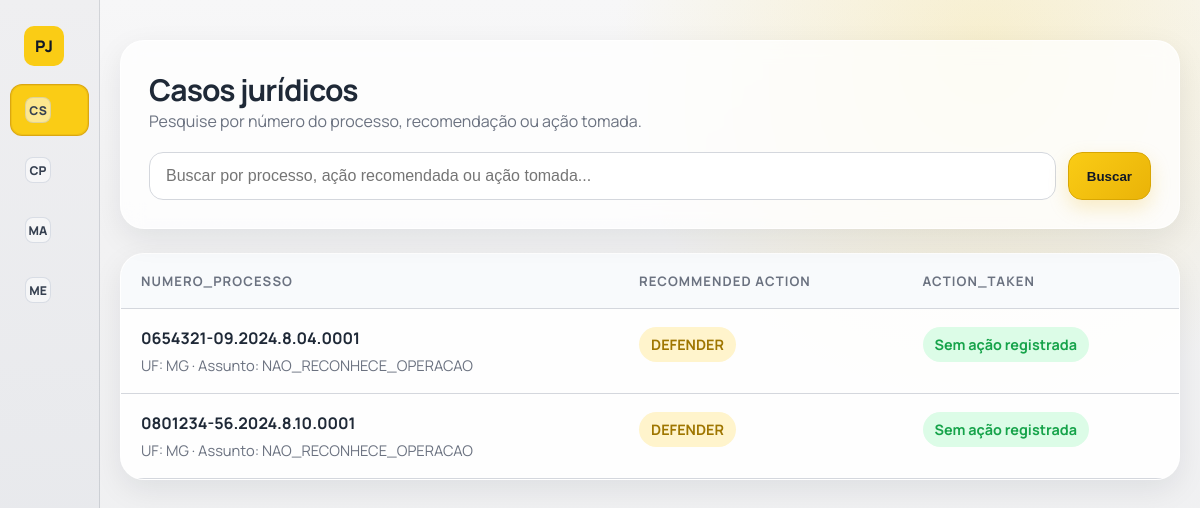
/, run on an earlier commit of the app's database.
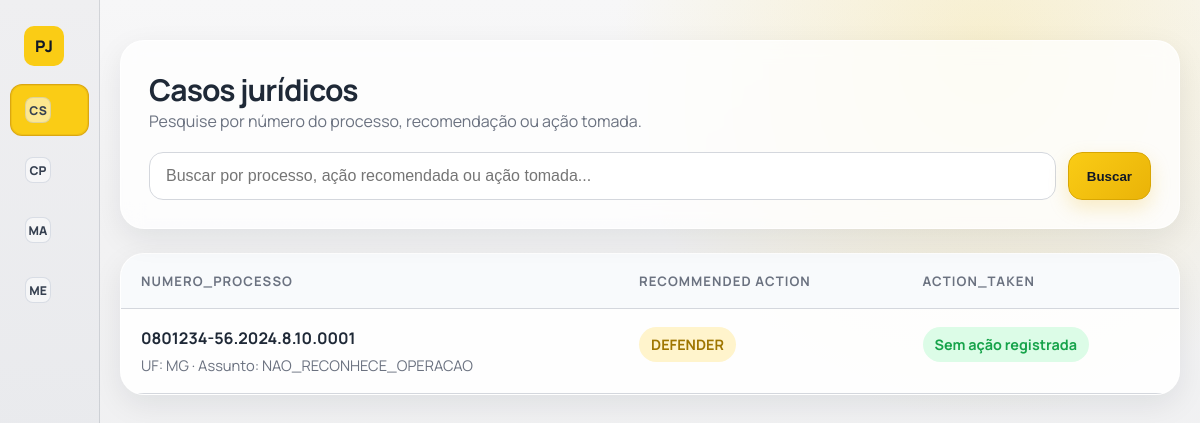
And on a later commit of the database.
### legalapp/models.py (models this page shows, shortened)
class TimeStampedModel(models.Model):
	created_at = models.DateTimeField(auto_now_add=True)
	updated_at = models.DateTimeField(auto_now=True)
	class Meta:
		abstract = True

class LegalCase(TimeStampedModel):
	numero_processo = models.CharField(
		max_length=25,
		unique=True,
		validators=[
			RegexValidator(
				regex=r'^\d{7}-\d{2}\.\d{4}\.\d\.\d{2}\.\d{4}$',
				message='Número do processo deve seguir o padrão CNJ (ex: 1764352-89.2025.8.06.1818).',
			)
		],
	)
	uf = models.CharField(max_length=2, null=True, choices=UF_CHOICES)
	assunto = models.CharField(
		max_length=64,
		null = True,
		choices=ASSUNTO_CHOICES,
		default='NAO_RECONHECE_OPERACAO',
	)
	sub_assunto = models.CharField(max_length=20, null=True, choices=SUB_ASSUNTO_CHOICES)
	valor_causa = models.DecimalField(max_digits=10, decimal_places=2, null=True)
	has_contrato = models.BooleanField(default=False)
	has_extrato = models.BooleanField(default=False)
	has_comprovante_credito = models.BooleanField(default=False)
	has_dossie = models.BooleanField(default=False)
	has_demonstrativo_evolucao_divida = models.BooleanField(default=False)
	has_laudo_referenciado = models.BooleanField(default=False)
	class Meta:
		ordering = ['-created_at']

class CaseRecommendation(TimeStampedModel):
	case = models.OneToOneField(
		LegalCase,
		on_delete=models.CASCADE,
		related_name='recommendation',
	)
	probabilidade_perder_caso = models.DecimalField(
		max_digits=5,
		decimal_places=4,
		validators=[MinValueValidator(0), MaxValueValidator(1)],
	)
	valor_esperado_condenacao = models.DecimalField(
		max_digits=10,
		decimal_places=2,
		validators=[MinValueValidator(0)],
	)
	sugestao_acao = models.CharField(max_length=13, choices=ACTION_CHOICES)
	valor_para_acordo = models.DecimalField(
		max_digits=10,
		decimal_places=2,
		null=True,
		validators=[MinValueValidator(0)],
	)
	class Meta:
		ordering = ['-created_at']

### legalapp/views.py (the view, shortened to what this page needs)
# urls.py: path('', cases_list_page, name='home'),
def cases_list_page(request):
	query = request.GET.get('q', '').strip()
	cases = LegalCase.objects.select_related('recommendation', 'action')
	return render(
		request,
		'legalapp/cases-list.html',
		{'cases': cases, 'query': query, 'active_nav': 'cases-list'},
	)

### legalapp/templates/legalapp/cases-list.html (shortened to what this page needs)
<!DOCTYPE html>
<html lang="pt-br">
<head>
    {% load static %}
    <link rel="stylesheet" href="{% static 'legalapp/css/sidebar-nav.css' %}">
    <link rel="stylesheet" href="{% static 'legalapp/css/legal-cases.css' %}">
</head>
<body>
    <div class="layout">
        {% include 'legalapp/_sidebar.html' %}
        <main class="content">
    <div class="page">
        <section class="hero">
            <div class="hero-header">
                <h1>Casos jurídicos</h1>
            </div>
            <p>Pesquise por número do processo, recomendação ou ação tomada.</p>
            <form method="get" class="searchbar">
                <input
                    type="search"
                    name="q"
                    value="{{ query|default:'' }}"
                    placeholder="Buscar por processo, ação recomendada ou ação tomada..."
                    aria-label="Pesquisar casos jurídicos"
                >
                <button type="submit">Buscar</button>
            </form>
        </section>
        <section class="table-card">
            <div class="table-wrap">
                <table>
                    <thead>
                        <tr>
                            <th>numero_processo</th>
                            <th>recommended action</th>
                            <th>action_taken</th>
                        </tr>
                    </thead>
                    <tbody>
                        {% for case in cases %}
                            <tr class="case-row" data-href="{% url 'legalapp:case-detail' case.id %}" tabindex="0" role="link" aria-label="Abrir caso {{ case.numero_processo }}">
                                <td>
                                    <div class="process">{{ case.numero_processo }}</div>
                                    <div class="subtext">
                                        UF: {{ case.uf|default:"-" }} · Assunto: {{ case.assunto|default:"-" }}
                                    </div>
                                </td>
                                <td>
                                    {% if case.recommendation %}
                                        <span class="chip">{{ case.recommendation.sugestao_acao }}</span>
                                    {% else %}
                                        <span class="chip success">Sem recomendação</span>
                                    {% endif %}
                                </td>
                                <td>
                                    {% if case.action %}
                                        <span class="chip success">{{ case.action.acao }}</span>
                                        <div class="subtext">
                                            {% if case.action.acao == 'PROPOR_ACORDO' %}
                                                Valor do acordo: {{ case.action.valor_acordo|default:"-" }}
                                            {% else %}
                                                Resultado macro: {{ case.action.resultado_macro|default:"-" }} ·
                                                Resultado micro: {{ case.action.resultado_micro|default:"-" }} ·
                                                Valor condenação: {{ case.action.valor_condenacao|default:"-" }}
                                            {% endif %}
                                        </div>
                                    {% else %}
                                        <span class="chip success">Sem ação registrada</span>
                                    {% endif %}
                                </td>
                            </tr>
                        {% empty %}
                            <tr>
                                <td colspan="3" class="empty">Nenhum caso encontrado.</td>
                            </tr>
                        {% endfor %}
                    </tbody>
                </table>
            </div>
        </section>
    </div>
        </main>
    </div>
</body>
</html>

What changed in the data, as far as the page shows it:
removed LegalCase: numero_processo "0654321-09.2024.8.04.0001", uf "MG", assunto "NAO_RECONHECE_OPERACAO", recommendation.sugestao_acao "DEFENDER"
